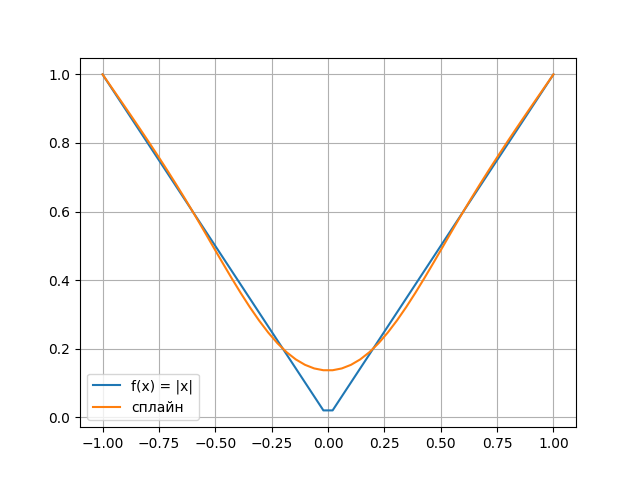

Generate this figure with Python:
import numpy as np
from numpy.polynomial.polynomial import Polynomial
import matplotlib.pyplot as plt

def Spline_Interpolation(h_vec, f):
#сформируем и решим T*u = p
    n = len(h_vec)-1
    T = np.zeros((n, n))
    p = np.zeros(n)
    x = -1
    for i in range(n):
        T[i][i] = 2*(h_vec[i]+h_vec[i+1])
        if i < n-1:
            T[i][i+1] = h_vec[i+1]
        if i > 0:
            T[i][i-1] = h_vec[i]
        delta0 = (f(x + h_vec[i]) - f(x)) / h_vec[i]
        delta1 = (f(x + h_vec[i] + h_vec[i+1]) - f(x + h_vec[i])) / h_vec[i+1]
        p[i] = 6*(delta1-delta0)
        x += h_vec[i]

    u = np.linalg.solve(T, p)
    u = np.append(u, 0)
    u = np.insert(u, 0, 0) #u0, un = 0
#составим сплайны на каждом отрезке
    spline_list = np.zeros(n+1, dtype=Polynomial)
    x = -1
    for i in range(n+1):
        delta = (f(x + h_vec[i]) - f(x))/ h_vec[i]
        dS = delta - h_vec[i] * u[i] / 3 - h_vec[i] * u[i+1] / 6
        spline_list[i] = Polynomial([f(x), dS * h_vec[i], u[i] * h_vec[i] * h_vec[i] / 2, (u[i + 1] - u[i]) * h_vec[i] * h_vec[i] / 6])
        x += h_vec[i]

    return spline_list

def f_abs(x):
    return abs(x)

def spline(spline_list, h_vec, x):
    t = -1
    for i in range(len(h_vec)):
        if t <= x and x <= t + h_vec[i]:
            return spline_list[i]((x - t) / h_vec[i])
        t += h_vec[i]

N = 3
h = [2 / N for i in range(N)] #равномерная сетка на [-1, 1]
spline_appr = Spline_Interpolation(h, f_abs)

num = 50
x = np.linspace(-1, 1, num)
y = np.zeros_like(x)
for i in range (num):
    y[i] = spline(spline_appr, h, x[i])
plt.plot(x, f_abs(x), label = 'f(x) = |х|')
plt.plot(x, y, label = 'сплайн')
plt.legend()
plt.grid()
plt.show()
